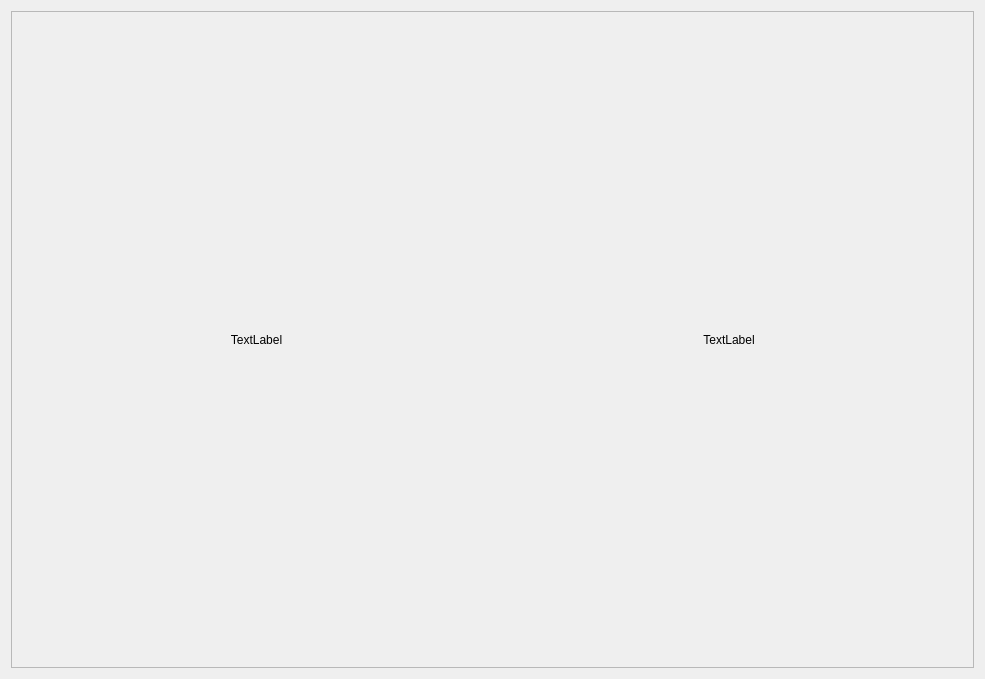
<?xml version="1.0" encoding="UTF-8"?>
<ui version="4.0">
 <class>Expansion_Backlogclass</class>
 <widget class="QWidget" name="Expansion_Backlogclass">
  <property name="geometry">
   <rect>
    <x>0</x>
    <y>0</y>
    <width>985</width>
    <height>679</height>
   </rect>
  </property>
  <property name="windowTitle">
   <string>Expansion_Backlogclass</string>
  </property>
  <layout class="QGridLayout" name="gridLayout_2">
   <item row="0" column="0">
    <widget class="QScrollArea" name="scrollArea">
     <property name="widgetResizable">
      <bool>true</bool>
     </property>
     <widget class="QWidget" name="scrollAreaWidgetContents">
      <property name="geometry">
       <rect>
        <x>0</x>
        <y>0</y>
        <width>961</width>
        <height>655</height>
       </rect>
      </property>
      <layout class="QGridLayout" name="gridLayout">
       <item row="0" column="0">
        <widget class="QLabel" name="label">
         <property name="text">
          <string>TextLabel</string>
         </property>
         <property name="alignment">
          <set>Qt::AlignCenter</set>
         </property>
        </widget>
       </item>
       <item row="0" column="1">
        <widget class="QLabel" name="label_2">
         <property name="text">
          <string>TextLabel</string>
         </property>
         <property name="alignment">
          <set>Qt::AlignCenter</set>
         </property>
        </widget>
       </item>
      </layout>
     </widget>
    </widget>
   </item>
  </layout>
 </widget>
 <layoutdefault spacing="6" margin="11"/>
 <resources/>
 <connections/>
</ui>
